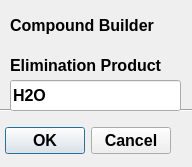
<?xml version="1.0" encoding="UTF-8"?>
<ui version="4.0">
 <class>Dialog</class>
 <widget class="QDialog" name="Dialog">
  <property name="geometry">
   <rect>
    <x>0</x>
    <y>0</y>
    <width>192</width>
    <height>167</height>
   </rect>
  </property>
  <property name="font">
   <font>
    <family>Arial</family>
    <pointsize>12</pointsize>
    <weight>75</weight>
    <bold>true</bold>
   </font>
  </property>
  <property name="windowTitle">
   <string>Dialog</string>
  </property>
  <widget class="QDialogButtonBox" name="buttonBox">
   <property name="geometry">
    <rect>
     <x>-80</x>
     <y>110</y>
     <width>251</width>
     <height>61</height>
    </rect>
   </property>
   <property name="orientation">
    <enum>Qt::Horizontal</enum>
   </property>
   <property name="standardButtons">
    <set>QDialogButtonBox::Cancel|QDialogButtonBox::Ok</set>
   </property>
  </widget>
  <widget class="QLineEdit" name="lineEdit">
   <property name="geometry">
    <rect>
     <x>10</x>
     <y>80</y>
     <width>171</width>
     <height>31</height>
    </rect>
   </property>
   <property name="text">
    <string>H2O</string>
   </property>
  </widget>
  <widget class="QLabel" name="label">
   <property name="geometry">
    <rect>
     <x>10</x>
     <y>50</y>
     <width>171</width>
     <height>31</height>
    </rect>
   </property>
   <property name="font">
    <font>
     <family>Arial</family>
     <pointsize>12</pointsize>
     <weight>75</weight>
     <bold>true</bold>
    </font>
   </property>
   <property name="text">
    <string>Elimination Product</string>
   </property>
  </widget>
  <widget class="Line" name="line">
   <property name="geometry">
    <rect>
     <x>-40</x>
     <y>-20</y>
     <width>271</width>
     <height>261</height>
    </rect>
   </property>
   <property name="orientation">
    <enum>Qt::Horizontal</enum>
   </property>
  </widget>
  <widget class="QLabel" name="label_2">
   <property name="geometry">
    <rect>
     <x>10</x>
     <y>10</y>
     <width>171</width>
     <height>31</height>
    </rect>
   </property>
   <property name="text">
    <string>Compound Builder</string>
   </property>
  </widget>
  <zorder>line</zorder>
  <zorder>buttonBox</zorder>
  <zorder>lineEdit</zorder>
  <zorder>label</zorder>
  <zorder>label_2</zorder>
 </widget>
 <resources/>
 <connections>
  <connection>
   <sender>buttonBox</sender>
   <signal>accepted()</signal>
   <receiver>Dialog</receiver>
   <slot>accept()</slot>
   <hints>
    <hint type="sourcelabel">
     <x>248</x>
     <y>254</y>
    </hint>
    <hint type="destinationlabel">
     <x>157</x>
     <y>274</y>
    </hint>
   </hints>
  </connection>
  <connection>
   <sender>buttonBox</sender>
   <signal>rejected()</signal>
   <receiver>Dialog</receiver>
   <slot>reject()</slot>
   <hints>
    <hint type="sourcelabel">
     <x>316</x>
     <y>260</y>
    </hint>
    <hint type="destinationlabel">
     <x>286</x>
     <y>274</y>
    </hint>
   </hints>
  </connection>
 </connections>
</ui>
